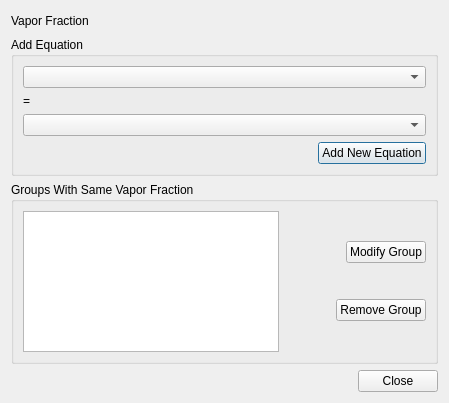
<?xml version="1.0" encoding="UTF-8"?>
<ui version="4.0">
 <class>iwfixDialog</class>
 <widget class="QDialog" name="iwfixDialog">
  <property name="geometry">
   <rect>
    <x>0</x>
    <y>0</y>
    <width>449</width>
    <height>403</height>
   </rect>
  </property>
  <property name="sizePolicy">
   <sizepolicy hsizetype="Expanding" vsizetype="Expanding">
    <horstretch>0</horstretch>
    <verstretch>0</verstretch>
   </sizepolicy>
  </property>
  <property name="windowTitle">
   <string>Dialog</string>
  </property>
  <layout class="QVBoxLayout" name="verticalLayout">
   <item>
    <layout class="QHBoxLayout" name="horizontalLayout">
     <item>
      <widget class="QLabel" name="label">
       <property name="text">
        <string>Vapor Fraction</string>
       </property>
      </widget>
     </item>
     <item>
      <spacer name="horizontalSpacer">
       <property name="orientation">
        <enum>Qt::Horizontal</enum>
       </property>
       <property name="sizeHint" stdset="0">
        <size>
         <width>40</width>
         <height>20</height>
        </size>
       </property>
      </spacer>
     </item>
    </layout>
   </item>
   <item>
    <widget class="QGroupBox" name="groupBox">
     <property name="title">
      <string>Add Equation</string>
     </property>
     <layout class="QVBoxLayout" name="verticalLayout_4">
      <item>
       <layout class="QVBoxLayout" name="verticalLayout_3">
        <item>
         <widget class="QComboBox" name="tCB2">
          <property name="sizePolicy">
           <sizepolicy hsizetype="Minimum" vsizetype="Fixed">
            <horstretch>0</horstretch>
            <verstretch>0</verstretch>
           </sizepolicy>
          </property>
         </widget>
        </item>
        <item>
         <widget class="QLabel" name="label_2">
          <property name="sizePolicy">
           <sizepolicy hsizetype="Fixed" vsizetype="Preferred">
            <horstretch>0</horstretch>
            <verstretch>0</verstretch>
           </sizepolicy>
          </property>
          <property name="minimumSize">
           <size>
            <width>10</width>
            <height>0</height>
           </size>
          </property>
          <property name="text">
           <string>=</string>
          </property>
         </widget>
        </item>
        <item>
         <widget class="QComboBox" name="tCB1">
          <property name="sizePolicy">
           <sizepolicy hsizetype="Minimum" vsizetype="Fixed">
            <horstretch>0</horstretch>
            <verstretch>0</verstretch>
           </sizepolicy>
          </property>
         </widget>
        </item>
       </layout>
      </item>
      <item>
       <layout class="QHBoxLayout" name="horizontalLayout_5">
        <item>
         <spacer name="horizontalSpacer_5">
          <property name="orientation">
           <enum>Qt::Horizontal</enum>
          </property>
          <property name="sizeHint" stdset="0">
           <size>
            <width>40</width>
            <height>20</height>
           </size>
          </property>
         </spacer>
        </item>
        <item>
         <widget class="QPushButton" name="addButton">
          <property name="text">
           <string>Add New Equation</string>
          </property>
         </widget>
        </item>
       </layout>
      </item>
     </layout>
    </widget>
   </item>
   <item>
    <widget class="QGroupBox" name="groupBox_2">
     <property name="title">
      <string>Groups With Same Vapor Fraction</string>
     </property>
     <layout class="QHBoxLayout" name="horizontalLayout_3">
      <item>
       <widget class="QListView" name="listView">
        <property name="sizePolicy">
         <sizepolicy hsizetype="Minimum" vsizetype="Expanding">
          <horstretch>0</horstretch>
          <verstretch>0</verstretch>
         </sizepolicy>
        </property>
       </widget>
      </item>
      <item>
       <layout class="QVBoxLayout" name="verticalLayout_2">
        <item>
         <layout class="QHBoxLayout" name="horizontalLayout_4">
          <item>
           <spacer name="horizontalSpacer_2">
            <property name="orientation">
             <enum>Qt::Horizontal</enum>
            </property>
            <property name="sizeHint" stdset="0">
             <size>
              <width>40</width>
              <height>20</height>
             </size>
            </property>
           </spacer>
          </item>
          <item>
           <widget class="QPushButton" name="modifyButton">
            <property name="text">
             <string>Modify Group</string>
            </property>
           </widget>
          </item>
         </layout>
        </item>
        <item>
         <layout class="QHBoxLayout" name="horizontalLayout_7">
          <item>
           <spacer name="horizontalSpacer_4">
            <property name="orientation">
             <enum>Qt::Horizontal</enum>
            </property>
            <property name="sizeHint" stdset="0">
             <size>
              <width>40</width>
              <height>20</height>
             </size>
            </property>
           </spacer>
          </item>
          <item>
           <widget class="QPushButton" name="removeButton">
            <property name="text">
             <string>Remove Group</string>
            </property>
           </widget>
          </item>
         </layout>
        </item>
       </layout>
      </item>
     </layout>
    </widget>
   </item>
   <item>
    <layout class="QHBoxLayout" name="horizontalLayout_6">
     <item>
      <spacer name="horizontalSpacer_3">
       <property name="orientation">
        <enum>Qt::Horizontal</enum>
       </property>
       <property name="sizeHint" stdset="0">
        <size>
         <width>40</width>
         <height>20</height>
        </size>
       </property>
      </spacer>
     </item>
     <item>
      <widget class="QPushButton" name="okButton">
       <property name="text">
        <string>Close</string>
       </property>
      </widget>
     </item>
    </layout>
   </item>
  </layout>
 </widget>
 <tabstops>
  <tabstop>okButton</tabstop>
  <tabstop>tCB1</tabstop>
  <tabstop>tCB2</tabstop>
  <tabstop>addButton</tabstop>
  <tabstop>listView</tabstop>
  <tabstop>modifyButton</tabstop>
  <tabstop>removeButton</tabstop>
 </tabstops>
 <resources/>
 <connections/>
</ui>
